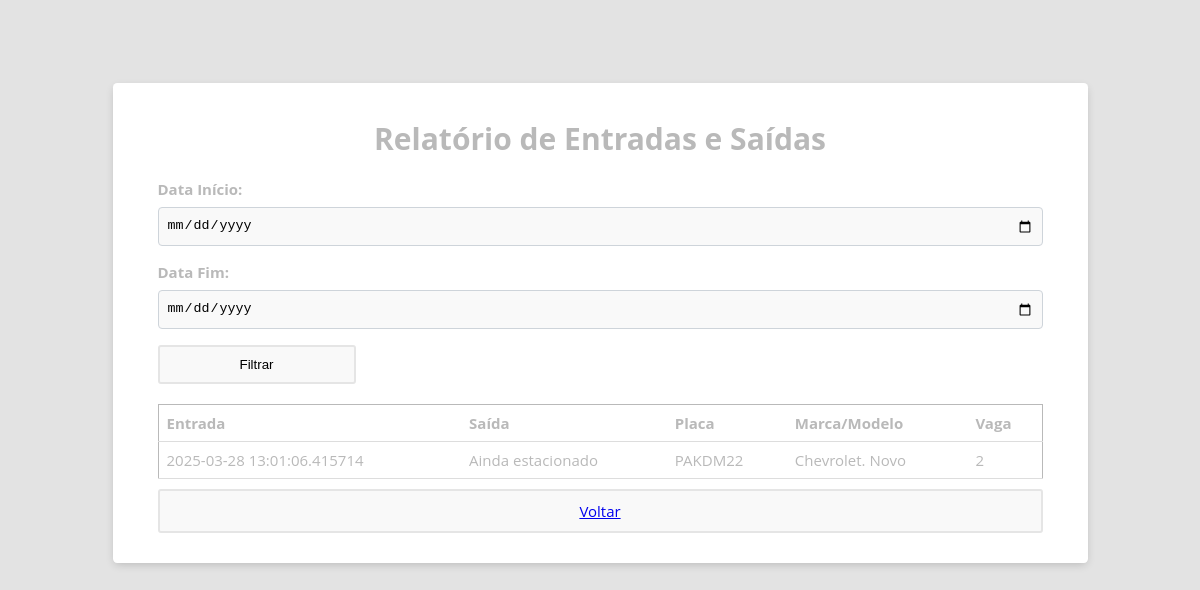
Page /relatorio_entradas_saidas on the earlier database version.
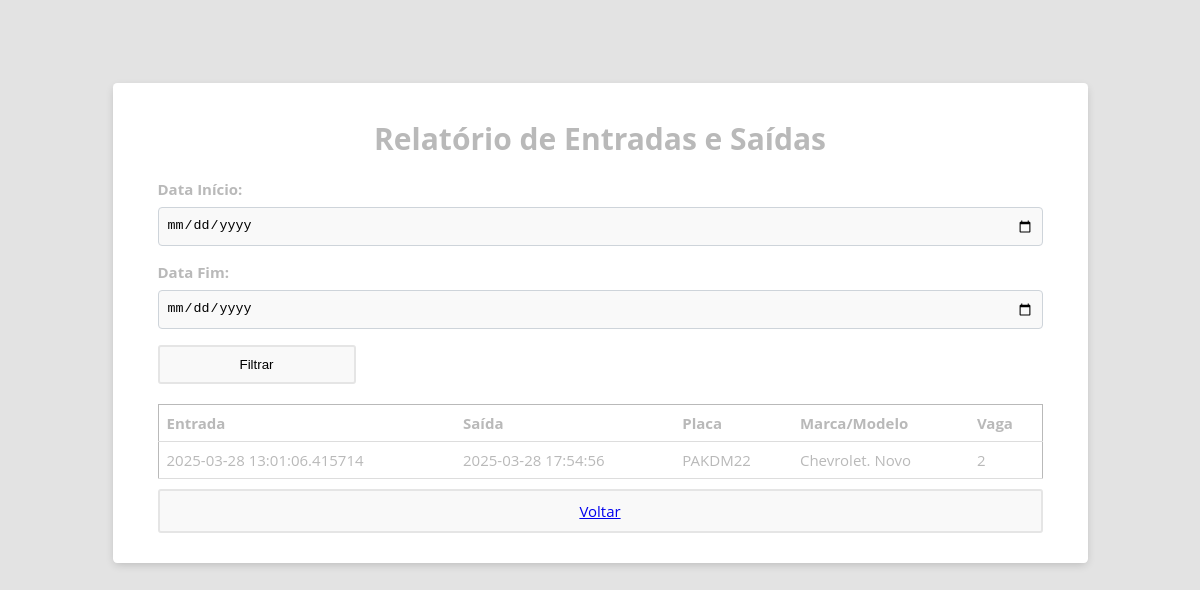
Same page on the later database version.
### tables this page shows
CREATE TABLE historico (
            id INTEGER PRIMARY KEY AUTOINCREMENT,
            carro_id INTEGER NOT NULL,
            vaga_id INTEGER NOT NULL,
            entrada DATETIME NOT NULL,
            saida DATETIME,
            FOREIGN KEY (carro_id) REFERENCES carro(id),
            FOREIGN KEY (vaga_id) REFERENCES vaga(id)
        );

CREATE TABLE carro (
            id INTEGER PRIMARY KEY AUTOINCREMENT,
            placa TEXT NOT NULL UNIQUE,
            marca TEXT NOT NULL,
            modelo TEXT NOT NULL,
            ano INTEGER NOT NULL,
            vaga_id INTEGER,
            FOREIGN KEY (vaga_id) REFERENCES vaga(id)
        );

CREATE TABLE vaga (
            id INTEGER PRIMARY KEY AUTOINCREMENT,
            numero INTEGER NOT NULL UNIQUE,
            status TEXT NOT NULL DEFAULT 'disponível',
            carro_id INTEGER,
            FOREIGN KEY (carro_id) REFERENCES carro(id)
        );

### app.py (the view)
@app.route('/relatorio_entradas_saidas')
def relatorio_entradas_saidas():
    data_inicio = request.args.get('data_inicio')
    data_fim = request.args.get('data_fim')
    try:
        conectar = conectar_db()
        cursor = conectar.cursor()
        query = """
            SELECT h.entrada, h.saida, c.placa, c.marca, c.modelo, v.numero
            FROM historico h
            JOIN carro c ON h.carro_id = c.id
            JOIN vaga v ON h.vaga_id = v.id
        """
        params = []
        if data_inicio and data_fim:
            query += " WHERE h.entrada BETWEEN ? AND ?"
            params.extend([data_inicio, data_fim])
        query += " ORDER BY h.entrada DESC"
        cursor.execute(query, params)
        registros = cursor.fetchall()
        return render_template('relatorio_entradas_saidas.html',
                            registros=registros,
                            data_inicio=data_inicio,
                            data_fim=data_fim)
    except Exception as e:
        flash(f'Erro ao gerar relatório: {str(e)}', 'error')
        return redirect(url_for('relatorios'))
    finally:
        conectar.close()

### app.py (called while the page is built)
def conectar_db():
    return sqlite3.connect('crud.db')

### templates/relatorio_entradas_saidas.html (shortened to what this page needs)
<!DOCTYPE html>
<html lang="pt-br">
<head>
    <link rel="stylesheet" href="/static/css/styles.css">
    <link rel="stylesheet" href="https://cdnjs.cloudflare.com/ajax/libs/font-awesome/6.4.2/css/all.min.css">
</head>
<body>
    <div class="container">
        <div class="title">
            <h1>Relatório de Entradas e Saídas</h1>
        </div>
        <div class="row">
            <form action="/relatorio_entradas_saidas" method="get">
                <div class="input-group">
                    <label for="data_inicio">Data Início:</label>
                    <input type="date" name="data_inicio" id="data_inicio" value="{{ data_inicio }}">
                </div>
                <div class="input-group">
                    <label for="data_fim">Data Fim:</label>
                    <input type="date" name="data_fim" id="data_fim" value="{{ data_fim }}">
                </div>
                <button type="submit" class="btn-option">Filtrar</button>
            </form>
        </div>
        <div class="row">
            <table>
                <thead>
                    <tr>
                        <th>Entrada</th>
                        <th>Saída</th>
                        <th>Placa</th>
                        <th>Marca/Modelo</th>
                        <th>Vaga</th>
                    </tr>
                </thead>
                <tbody>
                    {% for registro in registros %}
                    <tr>
                        <td>{{ registro[0] }}</td>
                        <td>{{ registro[1] if registro[1] else 'Ainda estacionado' }}</td>
                        <td>{{ registro[2] }}</td>
                        <td>{{ registro[3] }} {{ registro[4] }}</td>
                        <td>{{ registro[5] }}</td>
                    </tr>
                    {% endfor %}
                </tbody>
            </table>
        </div>
        <div class="row">
            <a href="/relatorios" class="btn-option">Voltar</a>
        </div>
    </div>
</body>
</html>

Differences in the rows shown:
changed historico "PAKDM22": saida "Ainda estacionado" → "2025-03-28 17:54:56"
